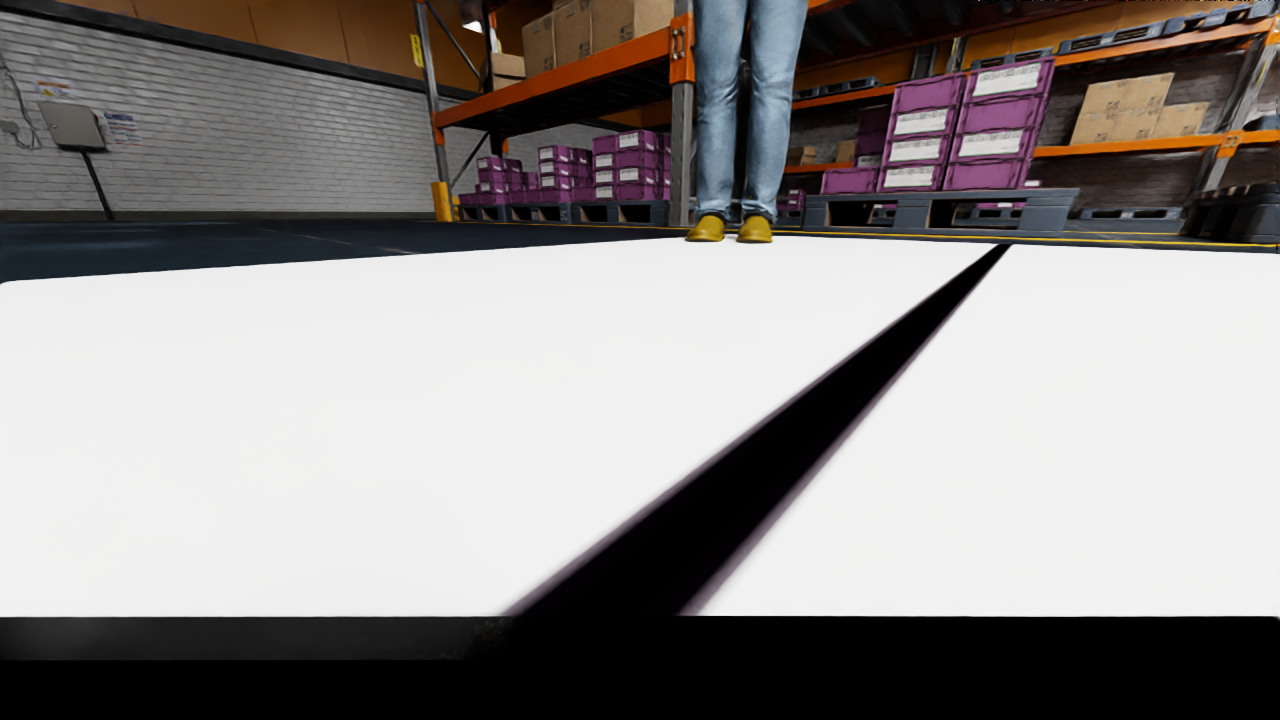
#> input picture test_images/frame_1745474300686827563.png, 1280 x 720 px, found by its file name; its folder holds 4 pictures in this run
$ jupyter execute test_segmentation.ipynb   (older library calls are emulated)
#> lines starting #> are read from the running program, lines starting #| are printed output that depends on the picture; after the words box and inside, x2 and y2 are one past the last pixel; in counts of white or black regions, pixels touching at a corner belong together; long printed decimals are rounded
[cell 1]
import numpy as np
import cv2
import matplotlib
import matplotlib.pyplot as plt
import os
from PIL import Image
import skimage as ski
from skimage.color import rgb2gray
from skimage import feature
import math

[cell 2]
print(os.getcwd())
imdir = '/workspaces/isaac_ros-dev/src/LineFollower_Sim2Real/test_images'
imlist = os.listdir(imdir)
nb_images = len(imlist)
print(f"number of test images: {nb_images}")

[cell 3]
imdir + imlist[2]

[cell 4]
img = Image.open(imdir + '/' + imlist[2])
#> img is the input picture: PIL image 1280x720 RGB; mean R, G, B 140.8, 136.7, 135.3
imarr = np.asarray(img)

[cell 5]
fig, ax = plt.subplots()
ax.imshow(imarr)
center_pixel_h = img.height / 2
#> center_pixel_h = 360
center_pixel_w = img.width / 2
#> center_pixel_w = 640
crop_size = (200, 200)
ax.plot(center_pixel_w, center_pixel_h, marker='o', color='red', markersize=10)
plt.show()
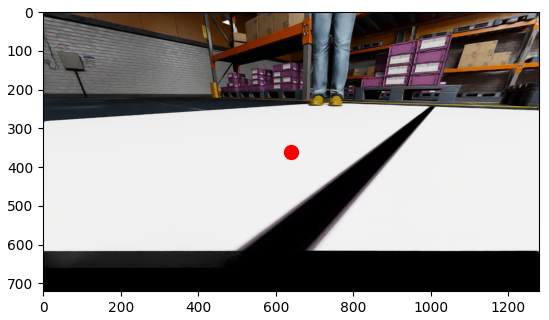
#> figure drawn by matplotlib, 1 panel

[cell 6]
(left, upper, right, lower) = (center_pixel_w - crop_size[1],
                               center_pixel_h - crop_size[0],
                               center_pixel_w + crop_size[1],
                               center_pixel_h + crop_size[0])
#> left = 440; upper = 160; right = 840; lower = 560

crop = img.crop((left, upper, right, lower))
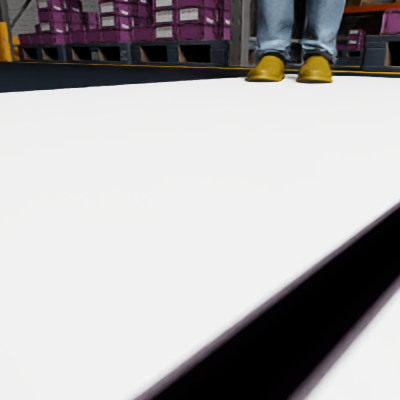
#> crop: PIL image 400x400 RGB; mean R, G, B 174.4, 172.1, 172.7
plt.imshow(crop)

[cell 7]
#Approach From: A Vision-based Line Following Strategy for an Autonomous UAVcrop = img.crop((left, upper, right, lower))
#Hough Transform to get the 10 strongest peaks in the matrix (lines)
#4 Buckets of angles from 0 to 180 --> consider the interval with the most lines
#Moving average filter to include the info of the peak lines from the previous 5 frames

[cell 8]
#Approach From: Vision-Based Line Following Robot in Webots
#Crop
#Grey Scale
#Gaussian Blur
#Binary Threshold
#Dilation and Erosion to get Contour
#Center Line Algorithm (from paper)

[cell 9]
#Approach From: Hand ID
#HSV Space
#Mean Filter
#Sobel Filter (Elevation Map
#OTSU Masking
#Morphology Filters
#Canny Edge Detector for Contour Map

[cell 10]
grayscale = rgb2gray(imarr)
plt.imshow(grayscale, cmap=plt.cm.gray)

[cell 11]
# kernel size is 2 * truncate val * sigma val + 1
blur = ski.filters.gaussian(grayscale, 10, truncate=1.5)
blur = ski.util.invert(blur)
plt.imshow(blur, cmap=plt.cm.gray)

[cell 12]
binary = blur > 0.99
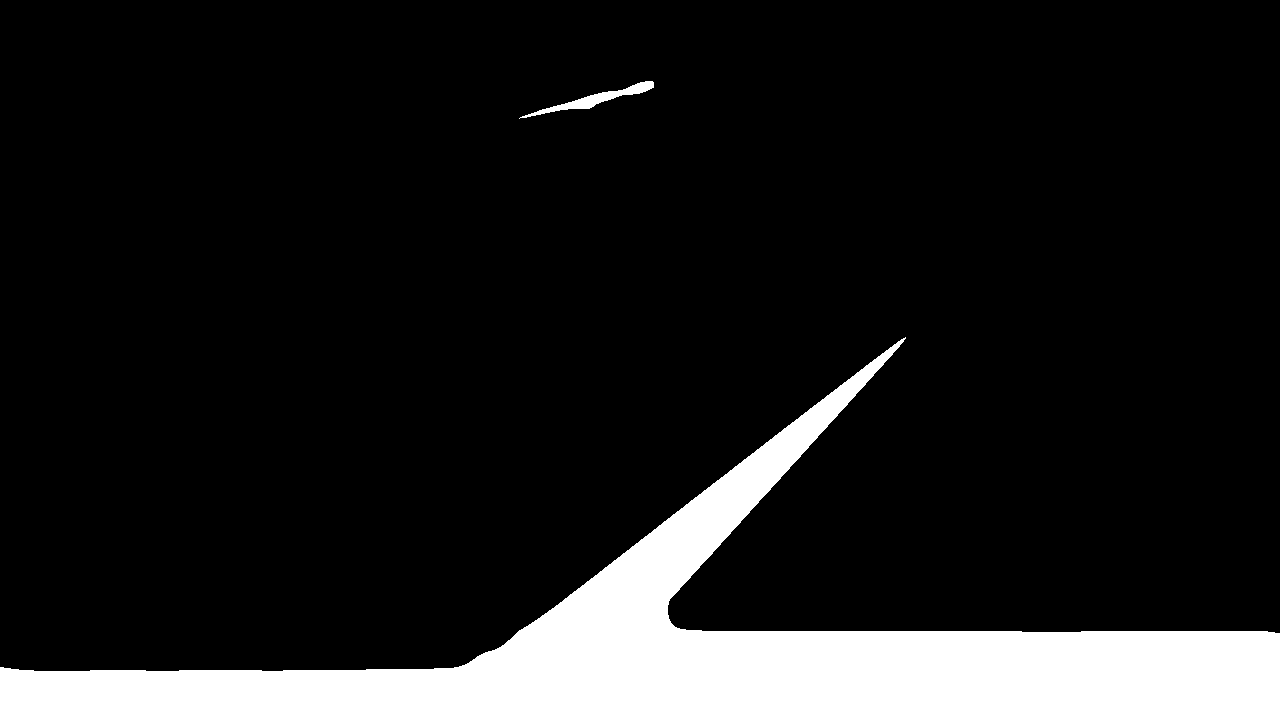
#> binary: shape (720, 1280) bool; 12.4% white; 2 white regions, box (x1, y1, x2, y2) and area: (0, 337, 1280, 720) 113599, (519, 81, 654, 119) 1003
plt.imshow(binary, cmap=plt.cm.gray)

[cell 13]
canny = feature.canny(binary, sigma=10)
#> canny: shape (720, 1280) bool; 0.28% white in thin lines or dots, all inside (x1, y1, x2, y2) = (1, 340, 1279, 671)
plt.imshow(canny, cmap=plt.cm.gray)
canny = binary

[cell 14]
canny_crop = canny[int(center_pixel_h - crop_size[0]) : int(center_pixel_h + crop_size[0]), int(center_pixel_w - crop_size[1]) : int(center_pixel_w + crop_size[1])]
#> canny_crop: shape (400, 400) bool; 6.1% white; 1 white region, box (x1, y1, x2, y2) and area: (176, 226, 400, 400) 9815
plt.imshow(canny_crop, cmap=plt.cm.gray)
int(center_pixel_w + crop_size[0])
#> Out = 840

[cell 15]
#Apply basic filtering / thresholding to segment out line from environment
def ImagePreProcess(imageArr, cropSize, centerH, centerW, gausStd = 10, gausTrunc = 1.5, binThresh = 0.99):
    grayscale = rgb2gray(imageArr)
    blur = ski.filters.gaussian(grayscale, gausStd, truncate=gausTrunc)
    blur = ski.util.invert(blur)
    binary = blur > binThresh
    binary_crop = binary[int(centerH - cropSize[0]) : int(centerH + crop_size[0]), int(centerW - cropSize[1]) : int(centerW + crop_size[1])]
    return binary_crop

#Calculate the center of the line using the center of inertia of binary pixel values
def CenterMoment(arr, i, j, centroid_x=0, centroid_y=0):
    sum = 0
    for y in range(arr.shape[0]):
        for x in range(arr.shape[1]):
            sum += arr[x, y] * math.pow(x - centroid_x, j) * math.pow(y - centroid_y, i)
    return sum

#Get the central moments (center of line)
def FirstOrderCentroid(moments):

    # empty mask guard
    if moments["m00"] == 0:
        raise ValueError("Mask has no foreground pixels")
        return 0

    x_hat = moments["m10"] / moments["m00"]
    y_hat = moments["m01"] / moments["m00"]

    print(f"x pos {x_hat} y pos {y_hat}")
    return x_hat, y_hat

#Get the tilt of the line
def SecondOrderTilt(moments):

    mu20 = moments["mu20"] / moments["m00"]
    mu02 = moments["mu02"] / moments["m00"]
    mu11 = moments["mu11"] / moments["m00"]

    theta_rad = 0.5 * math.atan2(2 * mu11, mu20 - mu02)
    theta_deg = np.degrees(theta_rad) % 180

    print(f"{theta_rad} theta degrees: {theta_deg}")

    return theta_rad

[cell 16]
img = Image.open(imdir + '/' + imlist[3])
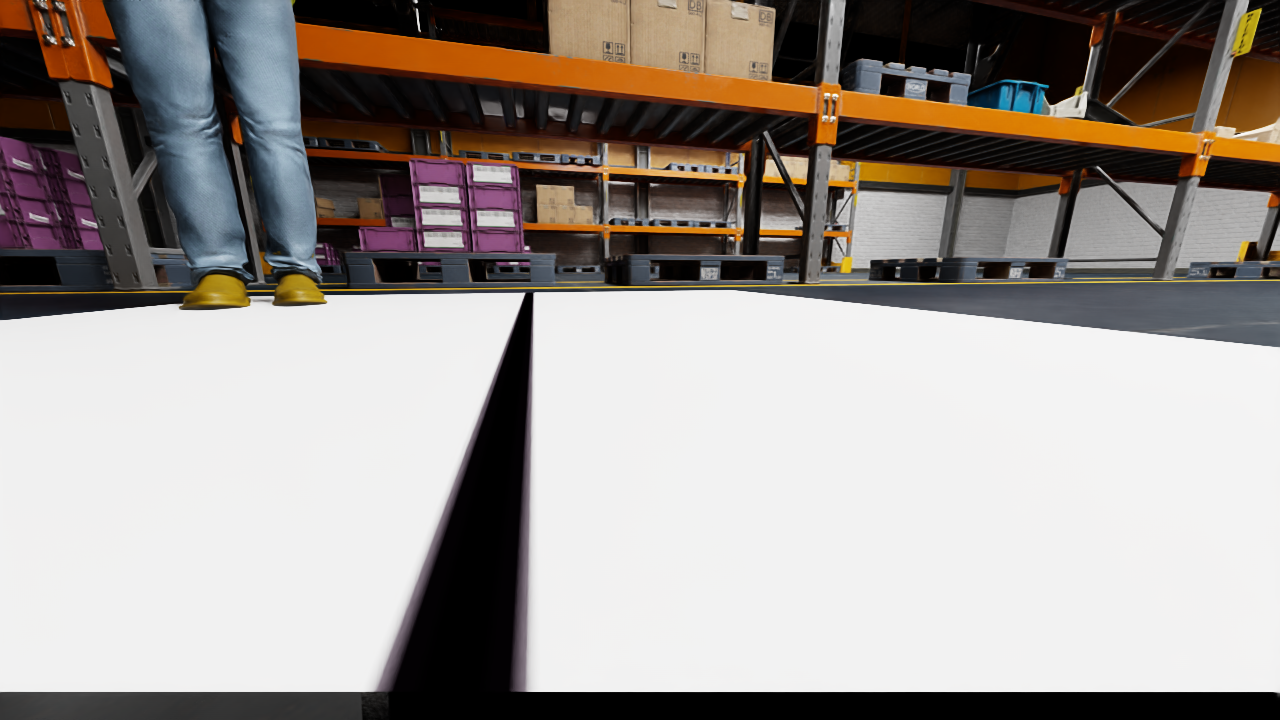
#> input picture test_images/frame_1745474303313280341.png, 1280 x 720 px, found by its file name
#> img is the input picture: PIL image 1280x720 RGB; mean R, G, B 159, 152.4, 147.7
imarr = np.asarray(img)

processedImage = ImagePreProcess(imarr, crop_size, center_pixel_h, center_pixel_w)
#> in ImagePreProcess, `blur = ski.util.invert(blur)`:
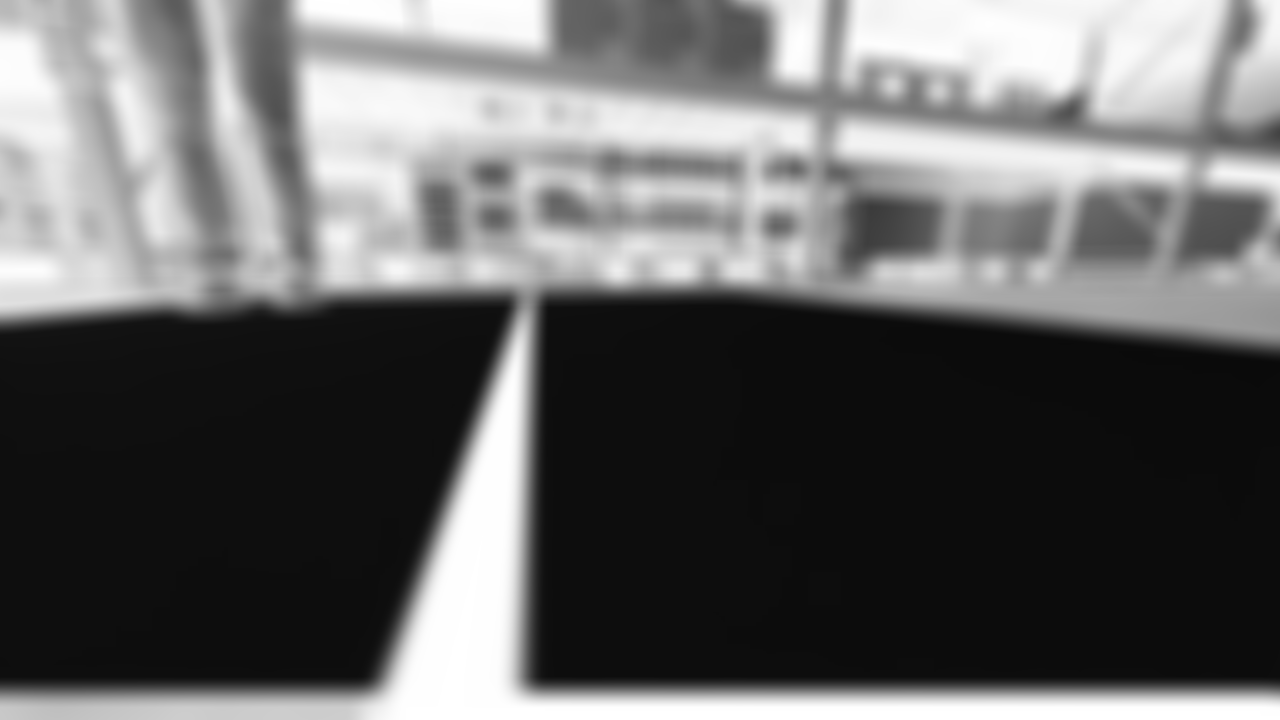
#> blur: shape (720, 1280) float64; min 0.0415, max 1, mean 0.398
#> in ImagePreProcess, `binary = blur > binThresh`: binary: shape (720, 1280) bool; 3.7% white; 9 white regions, largest, box (x1, y1, x2, y2) and area: (394, 377, 1280, 720) 27764, (971, 15, 1060, 67) 2206, (309, 0, 401, 20) 1353
#> in ImagePreProcess, `binary_crop = binary[int(centerH - cropSize[0]) : int(centerH + crop_s..`:
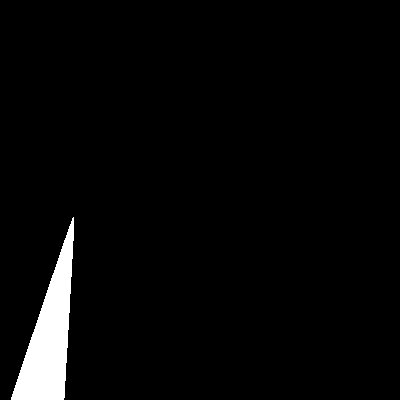
#> binary_crop: shape (400, 400) bool; 3.2% white; 1 white region, box (x1, y1, x2, y2) and area: (11, 217, 74, 400) 5175

moments = cv2.moments(processedImage.astype(np.uint8), binaryImage=True)
#> moments = moments, m00 5175, centre m10/m00, m01/m00 = (49.47, 336)
centerX, centerY = FirstOrderCentroid(moments)
#> in FirstOrderCentroid, `x_hat = moments["m10"] / moments["m00"]`: x_hat = 49.47
#> in FirstOrderCentroid, `y_hat = moments["m01"] / moments["m00"]`: y_hat = 336
#| x pos 49.468 y pos 336.004
#> centerX = 49.47; centerY = 336

rad = SecondOrderTilt(moments)
#> in SecondOrderTilt, `mu20 = moments["mu20"] / moments["m00"]`: mu20 = 200.3
#> in SecondOrderTilt, `mu02 = moments["mu02"] / moments["m00"]`: mu02 = 1988.8
#> in SecondOrderTilt, `mu11 = moments["mu11"] / moments["m00"]`: mu11 = -393.5
#> in SecondOrderTilt, `theta_rad = 0.5 * math.atan2(2 * mu11, mu20 - mu02)`: theta_rad = -1.36
#> in SecondOrderTilt, `theta_deg = np.degrees(theta_rad) % 180`: theta_deg = 101.9
#| -1.364 theta degrees: 101.875
#> rad = -1.36
#angle = AngleFromGradient(processedImage)
#deg = AngleFromGradient(processedImage)
#rad = np.radians(deg)

[cell 17]
length = 100
end_x = centerX + length * math.cos(rad)
#> end_x = 70.05
end_y = centerY + length * math.sin(rad)
#> end_y = 238.1

fig, ax = plt.subplots()
ax.imshow(processedImage, cmap = plt.cm.gray, origin='upper')
ax.plot(centerX, centerY, marker='o', color='red', markersize=10, label="centroid")
ax.plot([centerX, end_x], [centerY, end_y], "b-", linewidth=3, label=f"{np.degrees(rad) % 180 :.1f}°")
ax.set_aspect("equal")
ax.legend()
plt.show()

[cell 18]
mat = processedImage.astype('uint8')
dx = cv2.Sobel(mat, cv2.CV_16S, 1, 0)
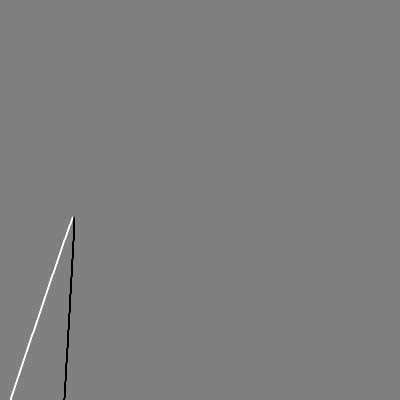
#> dx: shape (400, 400) int16; min -4, max 4, mean 0; drawn with min black and max white
dy = cv2.Sobel(mat, cv2.CV_16S, 0, 1)
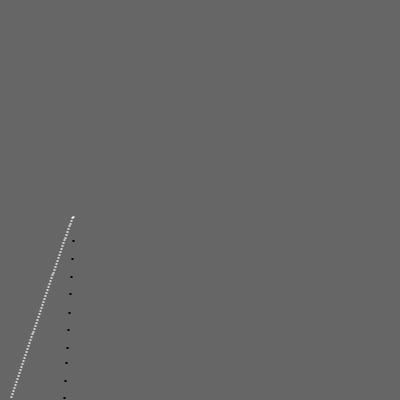
#> dy: shape (400, 400) int16; min -2, max 3, mean 0.00265; drawn with min black and max white
avg_dx = dx.mean()
#> avg_dx = 0
avg_dy = dy.mean()
#> avg_dy = 0.00265
avg_dir = np.degrees(np.arctan2(avg_dy,avg_dx))
#> avg_dir = 90

dir = np.degrees(np.arctan2(dy, dx))
dir = (dir + 360) % 360
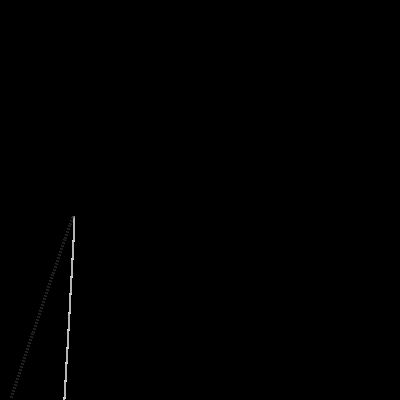
#> dir: shape (400, 400) float32; min 0, max 225, mean 0.5

avg_dir = np.degrees(np.arctan2(avg_dy,avg_dx))
avg_dir = (avg_dir + 360) % 360
print(np.sum(dir)/len(dir))
#| 206.391
print(np.mean(dir))
#| 0.516
print(avg_dir)
#| 90.0
